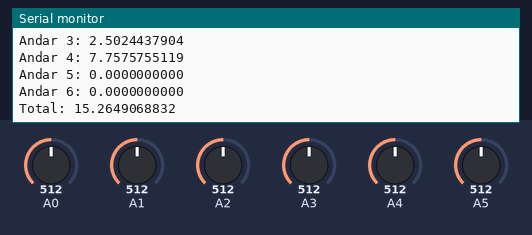
The sketch below on a simulated Arduino Mega 2560, built with avr-gcc and run on an emulated ATmega2560. Parts: the last lines printed to the serial monitor. The inputs (shaded band) are chosen by the test bench; at power-on: A0 = 512, A1 = 512, A2 = 512, A3 = 512, A4 = 512, A5 = 512.

Above: at 2.4 s.
2.5 s: A0 set to 716
At 4.4 s:
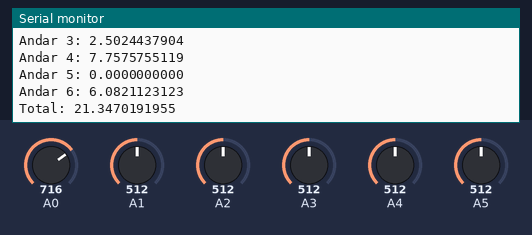
4.7 s: A1 set to 716
At 5.7 s:
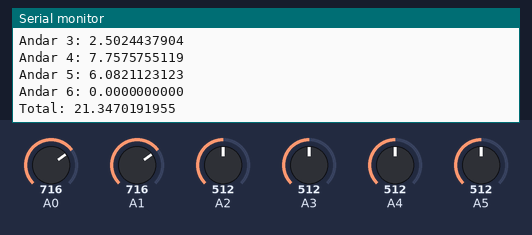
6.9 s: A2 set to 716
At 8.8 s:
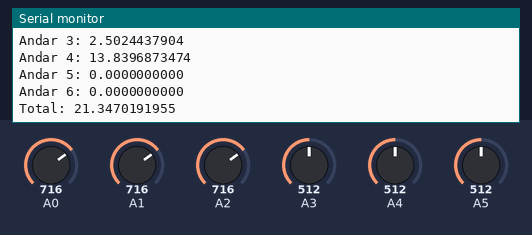
9.1 s: A3 set to 716
11.3 s: A4 set to 716
13.5 s: A5 set to 716
Timing chart, 0 to 16.5 s (numbered marks = the images above; inputs shaded):
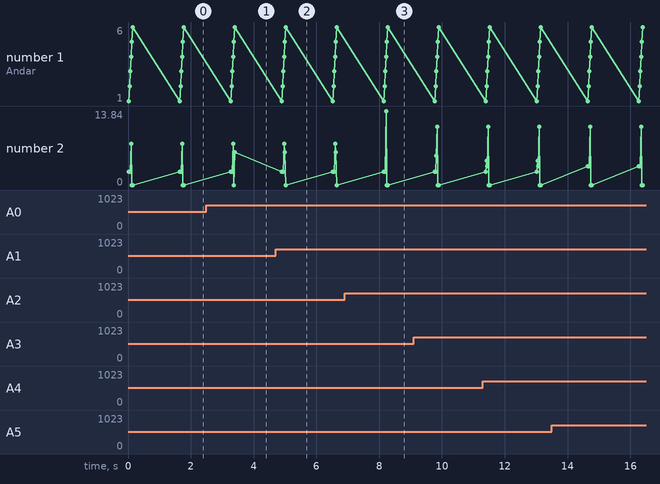

Measured:
- after the input at 2.5 s, the serial monitor: prints a new line after 0.89 s (image 1)
- after the input at 4.7 s, the serial monitor: prints a new line after 0.29 s (image 2)
- after the input at 6.9 s, the serial monitor: prints a new line after 1.3 s (image 3)
- plotted number 2: 0 → 6.08 after the input at 2.5 s

The sketch:

vers1.0.ino
```cpp
int Pin[6];
double Vin[6], Vfloor[6];
double norm = (5.0 / 1023);

void setup() {
  // put your setup code here, to run once:
  Serial.begin(9600);
  pinMode(19, INPUT);
  pinMode(20, INPUT);
  pinMode(21, INPUT);
  pinMode(22, INPUT);
  pinMode(23, INPUT);
  pinMode(24, INPUT);
}

void loop() {
  // put your main code here, to run repeatedly:
  Pin[0] = analogRead(A5);
  Vin[0] = Pin[0] * norm;
  Vfloor[0] = Vin[0];

  Pin[1] = analogRead(A4);
  Vin[1] = Pin[1] * norm * 2;
  Vfloor[1] = Vin[1] - Vin[0];

  Pin[2] = analogRead(A3);
  Vin[2] = Pin[2] * norm * 3;
  Vfloor[2] = Vin[2] - Vin[1];

  Pin[3] = analogRead(A2);
  Vin[3] = Pin[3] * norm * 6.1;
  Vfloor[3] = Vin[3] - Vin[2];

  Pin[4] = analogRead(A1);
  Vin[4] = Pin[4] * norm * 6.1;
  Vfloor[4] = Vin[4] - Vin[3];

  Pin[5] = analogRead(A0);
  Vin[5] = Pin[5] * norm * 6.1;
  Vfloor[5] = Vin[5] - Vin[4];

  Serial.print("*De baixo para cima*");
  Serial.println();

  Serial.print("Andar 1: ");
  Serial.print(Vfloor[0], DEC);
  Serial.println();

  Serial.print("Andar 2: ");
  Serial.print(Vfloor[1], DEC);
  Serial.println();

  Serial.print("Andar 3: ");
  Serial.print(Vfloor[2], DEC);
  Serial.println();

  Serial.print("Andar 4: ");
  Serial.print(Vfloor[3], DEC);
  Serial.println();

  Serial.print("Andar 5: ");
  Serial.print(Vfloor[4], DEC);
  Serial.println();

  Serial.print("Andar 6: ");
  Serial.print(Vfloor[5], DEC);
  Serial.println();

  Serial.print("Total: ");
  Serial.print(Vin[5], DEC);
  Serial.println();

  Serial.println();
  delay(1500);
}
```
